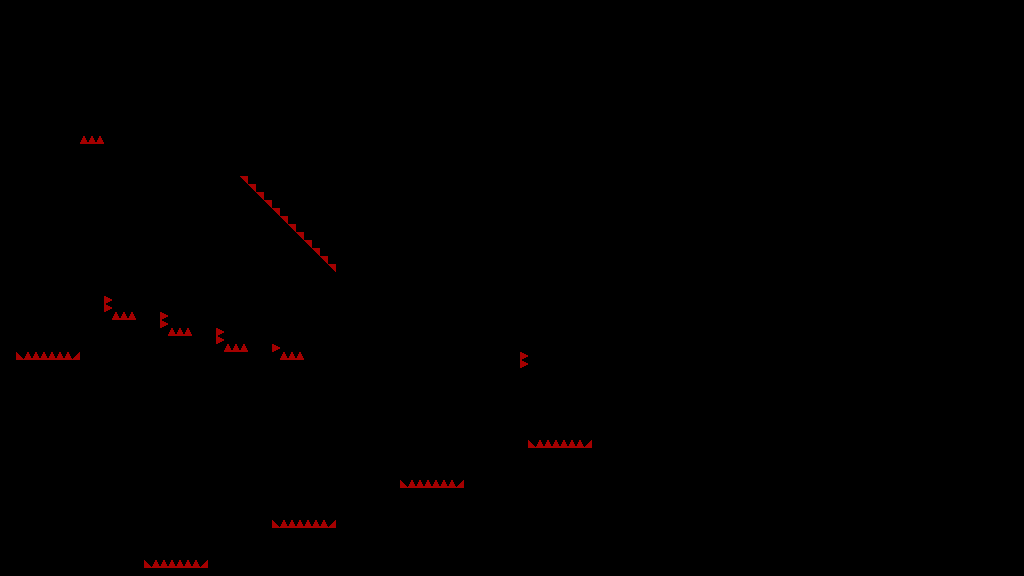

This game map was drawn from its Tiled (.tmx) file and the tilesets committed beside it. A one-line description and the trimmed map source follow:
An orthogonal 128x72 tile map with 8x8 px tiles, 1 tile layer (T_Spikes) and 87 objects.

<map version="1.4" tiledversion="1.4.3" orientation="orthogonal" renderorder="right-down" width="128" height="72" tilewidth="8" tileheight="8" infinite="0" nextlayerid="6" nextobjectid="387">
 <tileset firstgid="1" source="../../../Sprites/Tiles/DEV/flat/T_spr_nv_flat_0.tsx" />
 <layer id="1" name="T_Spikes" width="128" height="72">
  <data>[9216 cells, 76 non-empty, 2 distinct tile ids]</data>
 </layer>
 <objectgroup id="2" name="C_Solid">
  <object id="253" x="0" y="568" width="208" height="8" />
  <object id="255" x="336" y="488" width="128" height="88" />
  <object id="258" x="336" y="472" width="64" height="16" />
  <object id="259" x="208" y="528" width="128" height="48" />
  <object id="260" x="208" y="512" width="64" height="16" />
  <object id="264" x="768" y="232" width="256" height="16" />
  <object id="272" x="0" y="552" width="144" height="16" />
  <object id="301" x="464" y="448" width="224" height="128" />
  <object id="302" x="464" y="432" width="64" height="16" />
  <object id="303" x="592" y="272" width="96" height="176" />
  <object id="304" x="0" y="360" width="520" height="8" />
  <object id="305" x="0" y="368" width="16" height="184" />
  <object id="306" x="0" y="0" width="16" height="360" />
  <object id="307" x="248" y="336" width="24" height="16" />
  <object id="308" x="104" y="176" width="136" height="16" />
  <object id="310" x="192" y="320" width="24" height="32" />
  <object id="311" x="160" y="336" width="32" height="16" />
  <object id="312" x="136" y="304" width="24" height="48" />
  <object id="313" x="216" y="320" width="8" height="8" />
  <object id="314" x="216" y="344" width="8" height="8" />
  <object id="315" x="160" y="304" width="8" height="8" />
  <object id="316" x="160" y="328" width="8" height="8" />
  <object id="317" x="104" y="320" width="32" height="32" />
  <object id="318" x="104" y="312" width="8" height="8" />
  <object id="319" x="104" y="288" width="8" height="8" />
  <object id="320" x="80" y="288" width="24" height="64" />
  <object id="322" x="80" y="144" width="24" height="48" />
  <object id="325" x="80" y="352" width="200" height="8" />
  <object id="326" x="304" y="352" width="216" height="8" />
  <object id="327" x="272" y="336" width="8" height="8" />
  <object id="328" x="16" y="0" width="216" height="64" />
  <object id="330" x="320" y="0" width="312" height="16" />
  <object id="332" x="336" y="40" width="296" height="56" />
  <object id="333" x="704" y="80" width="144" height="16" />
  <object id="334" x="704" y="40" width="144" height="16" />
  <object id="335" x="680" y="0" width="152" height="16" />
  <object id="350" x="704" y="208" width="280" height="8" />
  <object id="352" x="752" y="200" width="8" height="8" />
  <object id="353" x="696" y="192" width="8" height="8" />
  <object id="354" x="976" y="144" width="32" height="16" />
  <object id="355" x="704" y="192" width="24" height="16" />
  <object id="356" x="976" y="136" width="8" height="8" />
  <object id="357" x="920" y="128" width="32" height="32" />
  <object id="358" x="752" y="176" width="8" height="8" />
  <object id="359" x="760" y="176" width="24" height="32" />
  <object id="360" x="920" y="120" width="8" height="8" />
  <object id="361" x="976" y="112" width="8" height="8" />
  <object id="362" x="952" y="112" width="24" height="48" />
  <object id="363" x="896" y="96" width="24" height="64" />
  <object id="364" x="920" y="96" width="8" height="8" />
  <object id="365" x="824" y="200" width="8" height="8" />
  <object id="366" x="832" y="176" width="24" height="32" />
  <object id="367" x="824" y="176" width="8" height="8" />
  <object id="368" x="336" y="272" width="256" height="16" />
  <object id="369" x="288" y="240">
   <polygon points="0,0 -16,-16 0,-16" />
  </object>
  <object id="370" x="528" y="120">
   <polygon points="0,0 32,32 0,32" />
  </object>
  <object id="371" x="608" y="128">
   <polygon points="0,0 16,16 0,16" />
  </object>
  <object id="372" x="736" y="168">
   <polygon points="0,0 -64,-64 0,-64" />
  </object>
  <object id="373" x="664" y="176">
   <polygon points="0,0 -24,-24 0,-24" />
  </object>
  <object id="374" x="304" y="256">
   <polygon points="0,0 -16,-16 0,-16" />
  </object>
  <object id="375" x="320" y="272">
   <polygon points="0,0 -16,-16 0,-16" />
  </object>
  <object id="376" x="320" y="272">
   <polygon points="0,0 -16,-16 0,-16" />
  </object>
  <object id="377" x="336" y="288">
   <polygon points="0,0 -16,-16 0,-16" />
  </object>
  <object id="378" x="336" y="288">
   <polygon points="0,0 -16,-16 0,-16" />
  </object>
  <object id="379" x="272" y="208">
   <polygon points="0,0 16,16 0,16" />
  </object>
  <object id="380" x="288" y="224">
   <polygon points="0,0 16,16 0,16" />
  </object>
  <object id="381" x="304" y="240">
   <polygon points="0,0 16,16 0,16" />
  </object>
  <object id="382" x="320" y="256">
   <polygon points="0,0 16,16 0,16" />
  </object>
  <object id="383" x="272" y="224">
   <polygon points="0,0 -16,-16 0,-16" />
  </object>
  <object id="384" x="256" y="192">
   <polygon points="0,0 16,16 0,16" />
  </object>
  <object id="385" x="256" y="208">
   <polygon points="0,0 -16,-16 0,-16" />
  </object>
  <object id="386" x="240" y="176">
   <polygon points="0,0 16,16 0,16" />
  </object>
 </objectgroup>
 <objectgroup id="5" name="DEV" visible="0">
  <object id="185" x="752" y="88">
   <polygon points="0,0 24,24 0,24" />
  </object>
  <object id="186" x="824" y="120">
   <polygon points="0,0 24,-24 24,0" />
  </object>
  <object id="187" x="856" y="112">
   <polygon points="0,0 48,0 0,48" />
  </object>
  <object id="188" x="848" y="48">
   <polygon points="0,0 0,48 -48,0" />
  </object>
  <object id="189" x="872" y="184">
   <polygon points="0,0 32,-32 32,0" />
  </object>
  <object id="190" x="712" y="96">
   <polygon points="0,0 24,-24 24,0" />
  </object>
  <object id="191" x="768" y="48">
   <polygon points="0,0 24,24 0,24" />
  </object>
  <object id="192" x="656" y="48">
   <polygon points="0,0 24,24 0,24" />
  </object>
  <object id="193" x="880" y="64">
   <polygon points="0,0 0,24 -24,0" />
  </object>
  <object id="194" x="696" y="48">
   <polygon points="0,0 24,0 0,24" />
  </object>
  <object id="195" x="800" y="112">
   <polygon points="0,0 8,8 0,8" />
  </object>
  <object id="196" x="832" y="144">
   <polygon points="0,0 8,0 0,8" />
  </object>
  <object id="197" x="736" y="48">
   <polygon points="0,0 8,0 0,8" />
  </object>
 </objectgroup>
 <objectgroup id="3" name="C_Balls">
  <object id="270" x="976" y="264" width="8" height="8" />
  <object id="324" x="88" y="96" width="8" height="8" />
 </objectgroup>
 <objectgroup id="4" name="C_Orbs" />
</map>
